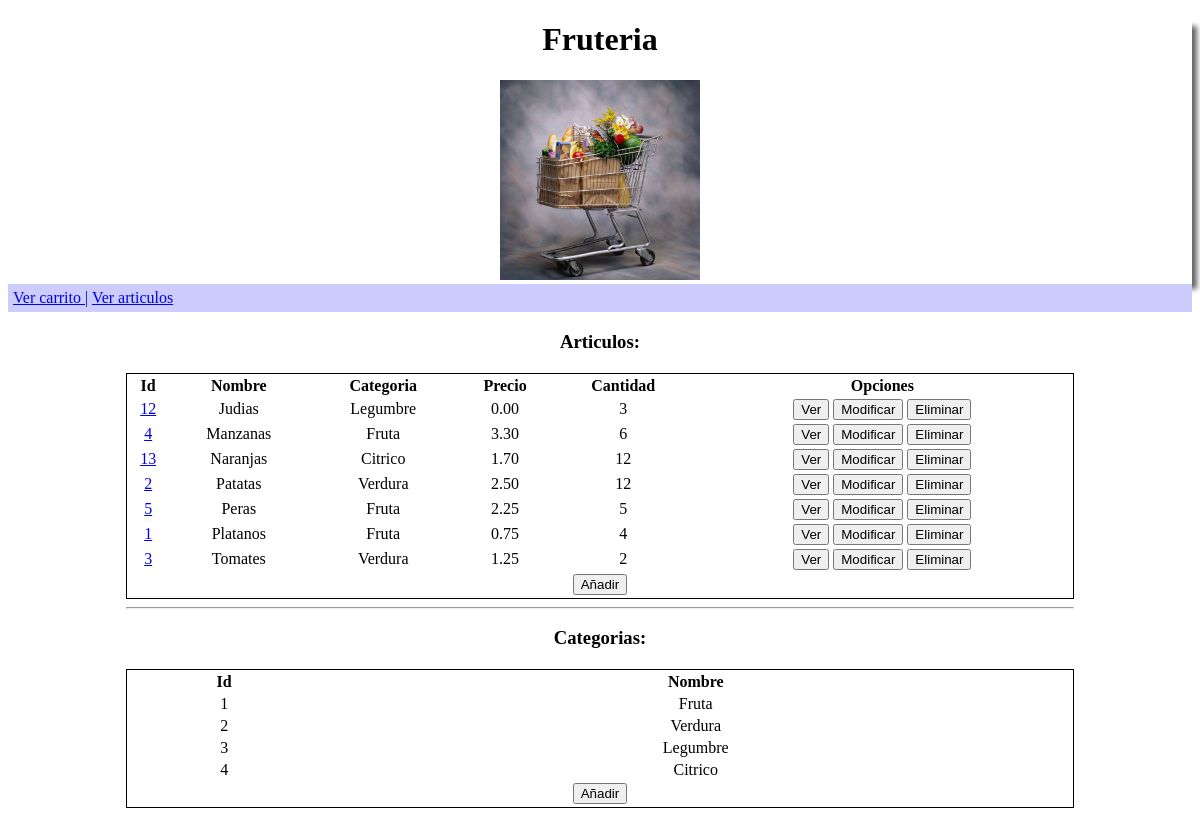
The page / on the database its author committed.
### tables this page shows
CREATE TABLE IF NOT EXISTS `articulos` (
  `id` int(11) NOT NULL AUTO_INCREMENT,
  `nombre` varchar(30) NOT NULL,
  `categoria` varchar(30) NOT NULL,
  `precio` decimal(7,2) NOT NULL,
  `cantidad` int(11) NOT NULL,
  PRIMARY KEY (`id`)
);

CREATE TABLE IF NOT EXISTS `categorias` (
  `id` int(11) NOT NULL AUTO_INCREMENT,
  `nombre` varchar(20) NOT NULL,
  PRIMARY KEY (`id`)
);

### nucleo/Controlador.php (called while the page is built, shortened)
<?php
class Controlador extends BD {
    public function renderizar(array $datos = array()) {
        include "app/vistas/" . \nucleo\Distribuidor::getControlador() . "/" . \nucleo\Distribuidor::getMetodo() . ".php";
        $contenido = ob_get_clean();
        include "app/vistas/" . \app\Configuracion::$vista_plantilla . ".php";
    }
}

### app/controladores/fruteria.php (called while the page is built, shortened)
<?php
class fruteria extends Controlador {
    public function listado() {
        $articulos = $this->obtenerTodo("articulos",array("order by"=>"nombre"));
        $categorias = $this->obtenerTodo("categorias");
        $this->renderizar(array("articulos" => $articulos,"categorias"=>$categorias));
    }
}

### nucleo/Distribuidor.php (called while the page is built, shortened)
<?php
class Distribuidor {
    public static function mostrarVista() {
        $metodo = "";
        $modulo = new $controlador();
        if (!isset($_GET["metodo"])) {
            $metodo = \app\Configuracion::$metodo_defecto;
        } else {
            $metodo = $_GET["metodo"];
        }
        if (isset($_GET["id"])) {
            $id = $_GET["id"];
            $modulo->$metodo($_POST,$id);
        } else {
            $modulo->$metodo($_POST);
        }
    }
}

### nucleo/Aplicacion.php (called while the page is built, shortened)
<?php
class Aplicacion {
    public function __construct() {
        \nucleo\Distribuidor::mostrarVista();
    }
}

### index.php (called while the page is built, shortened)
<?php
require_once "nucleo/Autoload.php";
$aplicacion = new \nucleo\Aplicacion();

### nucleo/BD.php (called while the page is built, shortened)
<?php
class BD implements InterfazBD {
    private $baseDatos;
    private $conexion;
    private $server;
    private $user;
    private $password;
    public function __construct() {
        $this->baseDatos = \app\Configuracion::$dataBase;
        $this->server = \app\Configuracion::$server;
        $this->user = \app\Configuracion::$user;
        $this->password = \app\Configuracion::$password;
    }
    public function conectar() {
        $this->conexion = new \mysqli($this->server, $this->user, $this->password, $this->baseDatos);
        return $this->conexion == null ? false : true;
    }
    public function select($query = null) {
        $resultado = $this->conexion->query($query);
        $filas = array();
        while ($fila = $resultado->fetch_object()) {
            array_push($filas, $fila);
        }
        return $filas;
    }
    public function obtenerTodo($tabla, array $clausulas=array()) {
        $string_clausulas = "";
        foreach($clausulas as $clausula => $valor){
            $string_clausulas .= "$clausula $valor";
        }
        $query = "select * from " . $tabla." ".$string_clausulas;
        $filas = $this->select($query);
        $lista = array();
        foreach ($filas as $fila) {
            $nuevo = new $tabla();
            $nuevo->guardarDatosDeArray($fila);
            array_push($lista, $nuevo);
        }
        return $lista;
    }
}

### nucleo/Autoload.php (called while the page is built, shortened)
<?php
class Autoload {
    public function cargarFicheros($clase) {
        $nombre_clase = str_replace("\\", "/", $clase);
    }
}

### nucleo/Clase_base.php (called while the page is built, shortened)
<?php
class Clase_base {
    public function guardarDatosDeArray($datos) {
        foreach ($datos as $campo => $valor) {
            $campo = strtoupper(substr($campo, 0, 1)) . substr($campo, 1);
            $metodo = "get" . $campo;
            $es_array = $this->$metodo();
            $metodo = "set" . $campo;
        }
    }
}

### app/modelos/articulos.php (called while the page is built, shortened)
<?php
class articulos extends \nucleo\Clase_base {
    private $id;
    private $nombre;
    private $categoria;
    private $precio;
    private $cantidad;
    function __construct($id=0, $nombre="", $categoria="", $precio=0, $cantidad=0) {
        $this->id = $id;
        $this->nombre = $nombre;
        $this->categoria = $categoria;
        $this->precio = $precio;
        $this->cantidad = $cantidad;
    }
    public function getId() {
        return $this->id;
    }
    public function getNombre() {
        return $this->nombre;
    }
    public function getCategoria() {
        return $this->categoria;
    }
    public function getPrecio() {
        return $this->precio;
    }
    public function getCantidad() {
        return $this->cantidad;
    }
    public function setId($id) {
        $this->id = $id;
    }
    public function setNombre($nombre) {
        $this->nombre = $nombre;
    }
    public function setCategoria($categoria) {
        $this->categoria = $categoria;
    }
    public function setPrecio($precio) {
        $this->precio = $precio;
    }
    public function setCantidad($cantidad) {
        $this->cantidad = $cantidad;
    }
}

### nucleo/URL.php (called while the page is built, shortened)
<?php
class URL {
    public static function ruta(array $parametros = array()) {
        $ruta = "";
        foreach ($parametros as $index => $parametro) {
            if ($index < count($parametros) - 1)
                $ruta .= $parametro . "/";
            else
                $ruta .= $parametro;
        }
        return URL . $ruta;
    }
}

### app/modelos/categorias.php (called while the page is built, shortened)
<?php
class categorias extends \nucleo\Clase_base {
    private $id;
    private $nombre;
    public function getId() {
        return $this->id;
    }
    public function getNombre() {
        return $this->nombre;
    }
    public function setId($id) {
        $this->id = $id;
    }
    public function setNombre($nombre) {
        $this->nombre = $nombre;
    }
}

### app/vistas/fruteria/listado.php (the view)
<div class="seccion">
    <h3>Articulos:</h3>
    <table id="tabla_listado">
        <thead>
            <tr>
                <th>Id</th>
                <th>Nombre</th>
                <th>Categoria</th>
                <th>Precio</th>
                <th>Cantidad</th>
                <th>Opciones</th>
            </tr>
        </thead>
        <tbody>
            <?php foreach ($articulos as $articulo): ?>
                <tr>
                    <td><a href="<?php echo nucleo\URL::ruta(array("fruteria", "mostrar", $articulo->getId())) ?>"><?php echo $articulo->getId(); ?></a></td>
                    <td><?php echo $articulo->getNombre(); ?></td>
                    <td><?php echo $articulo->getCategoria(); ?></td>
                    <td><?php echo $articulo->getPrecio(); ?></td>
                    <td><?php echo $articulo->getCantidad(); ?></td>
                    <td><a href="<?php echo nucleo\URL::ruta(array("fruteria", "ver", $articulo->getId())) ?>"><button>Ver</button></a>
                        <a href="<?php echo nucleo\URL::ruta(array("fruteria", "modificar", $articulo->getId())) ?>"><button>Modificar</button></a>
                        <a href="<?php echo nucleo\URL::ruta(array("fruteria", "eliminar", $articulo->getId())) ?>"><button>Eliminar</button></a>
                    </td>
                </tr>
            <?php endforeach; ?>
            <tr>
                <td colspan="6">
                    <a href="<?php echo nucleo\URL::ruta(array("fruteria", "anadir")); ?>"><button>Añadir</button></a>
                </td>
            </tr>
        </tbody>
    </table>
    <hr>
    <h3>Categorias:</h3>
    <table id="tabla_listado">
        <thead>
            <tr>
                <th>Id</th>
                <th>Nombre</th>
            </tr>
        </thead>
        <tbody>
            <?php foreach ($categorias as $categoria): ?>
                <tr>
                    <td><?php echo $categoria->getId(); ?></td>
                    <td><?php echo $categoria->getNombre(); ?></td>
                </tr>
            <?php endforeach; ?>
                <tr>
                <td colspan="6">
                    <a href="<?php echo nucleo\URL::ruta(array("fruteria", "anadirCategoria")); ?>"><button>Añadir</button></a>
                </td>
            </tr>
        </tbody>
    </table>
</div>

### app/vistas/plantilla.php (shortened to what this page needs)
<!DOCTYPE html>
<html>
    <head>
        <?php echo \nucleo\Recursos::css("main"); ?>
        <?php echo \nucleo\Recursos::css("fruteria", "listado"); ?>
    </head>
    <body>
        <div id="cabecera">
            <h1>Fruteria</h1>
            <?php echo \nucleo\Recursos::imagen("", "carrito.jpg", array("alt" => "imagen", "width" => "200")); ?>
        </div>
        <div id="cuerpo">
            <div id="menu">
                <a href="<?php echo \nucleo\URL::ruta(array("carrito","verCarrito")) ?>">Ver carrito |</a>
                <a href="<?php echo \nucleo\URL::ruta(array("fruteria","listado")) ?>">Ver articulos</a>
            </div>
            <div id="contenido">
                <?php
                echo $contenido;
                ?>
            </div>
        </div>
    </body>
</html>

### nucleo/Recursos.php (shortened to what this page needs)
<?php
class Recursos {
    public static function css($controlador="", $hoja="") {
        if (!$hoja) {
            $hoja = $controlador;
            $controlador = "";
        }
        $link = "<link type='text/css' rel='stylesheet' href='";
        if($controlador)
            $href = URL . "recursos/$controlador/css/";
        else
            $href = URL . "recursos/css/";
        return $link . $href . $hoja . ".css' />";
    }
    public static function imagen($controlador="",$img="", array $parametros = array()){
        if($parametros){
        $string_parametros = "";
        foreach($parametros as $nombre => $parametro){
            $string_parametros .= $nombre."='".$parametro."' ";
        }
        $link = "<img $string_parametros src='";
        }else{
            $link = "<img src='";
        }
        if($controlador)
            $src = URL . "recursos/$controlador/imagenes/";
        else
            $src = URL . "recursos/imagenes/";
        return $link . $src . $img."' >";
    }
}

### recursos/css/main.css (style rules this page uses)
#cabecera { text-align: center; background-color: background; box-shadow: 5px 5px 5px #666666; }
#menu { background-color: #ccccff; padding: 5px; }

### recursos/fruteria/css/listado.css (style rules this page uses)
#tabla_listado { border: solid 1px; width: 100%; margin-top: 20px; }
.seccion { position: relative; width: 80%; left: 10%; text-align: center; }

### rows shown on the page
articulos: id "12", nombre "Judias", categoria "Legumbre", precio "0.00", cantidad "3"
articulos: id "4", nombre "Manzanas", categoria "Fruta", precio "3.30", cantidad "6"
articulos: id "13", nombre "Naranjas", categoria "Citrico", precio "1.70", cantidad "12"
articulos: id "2", nombre "Patatas", categoria "Verdura", precio "2.50", cantidad "12"
articulos: id "5", nombre "Peras", categoria "Fruta", precio "2.25", cantidad "5"
articulos: id "1", nombre "Platanos", categoria "Fruta", precio "0.75", cantidad "4"
articulos: id "3", nombre "Tomates", categoria "Verdura", precio "1.25", cantidad "2"
categorias: id "4", nombre "Citrico"

### other values the page prints
$categoria->getId() "1"
$categoria->getNombre() "Fruta"
$categoria->getId() "2"
$categoria->getNombre() "Verdura"
$categoria->getId() "3"
$categoria->getNombre() "Legumbre"
